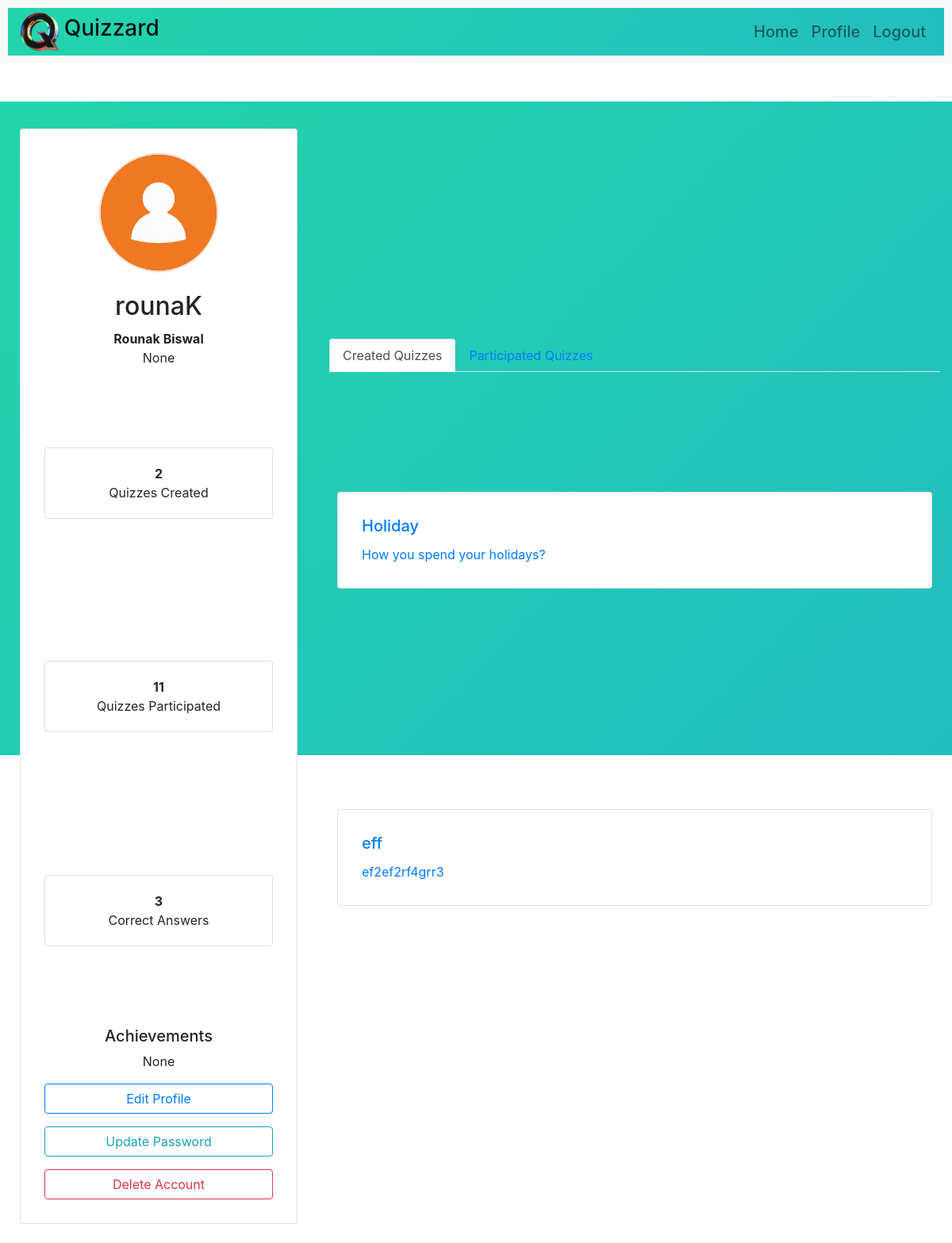
Page /userprofile/profile/rounaK/ (signed in) on the committed database.
### userprofile/models.py (models this page shows)
class UserProfileModel(models.Model):
    user = models.OneToOneField(get_user_model(), on_delete=models.CASCADE, related_name="UserProfileModel_user",null=True)
    profile_picture = models.ImageField(upload_to="profile_pictures/",null=True, blank=True)
    bio = models.TextField(null=True, blank=True)
    updated_at = models.DateTimeField(auto_now=True)
    created_at = models.DateTimeField(auto_now_add=True,editable=False)
    def has_profile_pic(self):
        return bool(self.profile_picture and hasattr(self.profile_picture,'url'))

### quizzes/models.py (models this page shows)
class QuizModel(models.Model):
    title = models.CharField(max_length=255)
    author = models.ForeignKey(get_user_model(), on_delete=models.CASCADE, related_name="QuizModel_user",null=True)
    quiz_picture = models.ImageField(upload_to="quiz_pictures/",default='/media/user.png',null=True, blank=True)
    description = models.TextField(null=True,blank=True)
    no_of_questions= models.IntegerField(default=0)
    created_at = models.DateTimeField(auto_now_add=True)

### userprofile/views.py (the view)
# urls.py: path('profile/<str:username>/',profile_view,name="profile_view"),
@login_required
def profile_view(request, username):
    user_instance = get_object_or_404(get_user_model(), username=username)
    is_user_profile = request.user.username == username
    user_achievement = UserAchievementModel.objects.filter(user=user_instance).first()
    quizzes_created = QuizModel.objects.filter(author=user_instance)
    quizzes_participated = ParticipationModel.objects.filter(user=user_instance)
    data = {
        "is_user_profile": is_user_profile,
        "quizzes_created_count": quizzes_created.count(),
        "quizzes_participated_count": quizzes_participated.count(),
        "correct_answers_count": user_achievement.correct_answers if user_achievement else 0,
        "achievement": user_achievement.description if user_achievement else "No achievements yet.",
        "user_created": quizzes_created,
        "user_participated": quizzes_participated,
    }
    return render(request, 'profile.html', context={"request": request, "user": user_instance, "data": data})

### userprofile/templates/profile.html (shortened to what this page needs)
{% extends "base.html" %}
{% block body %}
{% include "navbar.html" %}
<div class="container mt-5 pt-4">
  <div class="row">
    <div class="col-md-4 text-center">
      <div class="card mb-4 box-shadow">
        <div class="card-body" style="padding: 20px;">
          <a href="#">
            {% if user.UserProfileModel_user.has_profile_pic %}
            <img src="{{ user.UserProfileModel_user.profile_picture.url }}" class="profile-img rounded-circle mb-3"
              alt="Profile Image"
              style="width: 150px; height: 150px; object-fit: cover; border: 1px solid rgb(224, 211, 211);">
            {% else %}
            <img src="user.png" class="profile-img rounded-circle mb-3" alt="Profile Image"
              style="width: 150px; height: 150px; object-fit: cover; border: 1px solid rgb(224, 211, 211);">
            {% endif %}
          </a>
          <h2 class="mt-2">{{ user.username }}</h2>
          <p><strong>{{ user.first_name }} {{ user.last_name }}</strong><br />{{ user.UserProfileModel_user.bio }}</p>
          <div class="row text-center mb-3">
            <div class="col-12 mb-2">
              <div class="card" style="margin: 0; padding: 10px;">
                <div class="card-body" style="padding: 10px;">
                  <strong>{{ data.quizzes_created_count }}</strong><br>Quizzes Created
                </div>
              </div>
            </div>
            <div class="col-12 mb-2">
              <div class="card" style="margin: 0; padding: 10px;">
                <div class="card-body" style="padding: 10px;">
                  <strong>{{ data.quizzes_participated_count }}</strong><br>Quizzes Participated
                </div>
              </div>
            </div>
            <div class="col-12">
              <div class="card" style="margin: 0; padding: 10px;">
                <div class="card-body" style="padding: 10px;">
                  <strong>{{ data.correct_answers_count }}</strong><br>Correct Answers
                </div>
              </div>
            </div>
          </div>
          <div class="mb-3">
            <h5>Achievements</h5>
            <p>{{ data.achievement }}</p>
          </div>
          {% if data.is_user_profile %}
          <a href="{% url 'update_user_profile' %}" class="btn btn-outline-primary btn-block mt-3">Edit Profile</a>
          <a href="{% url 'update_password_view' %}" class="btn btn-outline-info btn-block mt-3">Update Password</a>
          <a href="{% url 'delete_profile_view' %}" class="btn btn-outline-danger btn-block mt-3">Delete Account</a>
          {% endif %}
        </div>
      </div>
    </div>
    <div class="col-md-8">
      <ul class="nav nav-tabs" id="myTab" role="tablist">
        <li class="nav-item">
          <a class="nav-link active" id="created-tab" data-toggle="tab" href="#created" role="tab"
            aria-controls="created" aria-selected="true">Created Quizzes</a>
        </li>
        <li class="nav-item">
          <a class="nav-link" id="participated-tab" data-toggle="tab" href="#participated" role="tab"
            aria-controls="participated" aria-selected="false">Participated Quizzes</a>
        </li>
      </ul>
      <div class="tab-content">
        <div class="tab-pane fade show active" id="created" role="tabpanel" aria-labelledby="created-tab">
          <div class="row mt-4">
            {% if data.quizzes_created_count != 0 %}
            {% for quiz in data.user_created %}
            <div class="col-12 mb-4">
              <div class="card post-card">
                <a href="{% url 'quiz_detail' quiz.id %}">
                  <div class="card-body">
                    <h5 class="card-title">{{ quiz.title }}</h5>
                    <p class="card-text">{{ quiz.description }}</p>
                  </div>
                </a>
              </div>
            </div>
            {% endfor %}
            {% else %}
            <div class="col-12 mt-4 text-center">
              <strong>No Quizzes Created Yet...</strong>
            </div>
            {% endif %}
          </div>
        </div>
      </div>
    </div>
  </div>
</div>
{% endblock %}

### userprofile/templates/styles.html (style rules this page uses)
* { padding: 0; margin: 0; }
.container { max-width: 1400px; margin: 0 auto; background: linear-gradient(-45deg, #e8724e, #e73c7e, #23a6d5, #23d5ab); background-size: 600% 600%; animation: gradientAnimation 15s ease infinite; }
.row { display: flex; align-items: center; justify-content: center; height: 100vh; }
.btn-block { width: 100%; }
.text-center { text-align: center; }
h2 { margin-top: 10px; margin-bottom: 10px; }
p { margin-bottom: 15px; }
.btn-block { margin-top: 5px; }
.card-body { padding: 20px; }
.profile-img { width: 150px; height: 150px; object-fit: cover; border: 1px solid rgb(224, 211, 211); }
.card { margin: 10px; padding: 10px; }
.mb-3 { margin-bottom: 1rem; }
.mt-2 { margin-top: 0.5rem; }

### rows in the picture
QuizModel: title "Holiday", description "How you spend your holidays?"
QuizModel: title "eff", description "ef2ef2rf4grr3"

### other values in the picture
{{ user.username }} "rounaK"
{{ user.first_name }} "Rounak"
{{ user.last_name }} "Biswal"
{{ user.UserProfileModel_user.bio }} "None"
{{ data.quizzes_created_count }} "2"
{{ data.quizzes_participated_count }} "11"
{{ data.correct_answers_count }} "3"
{{ data.achievement }} "None"
